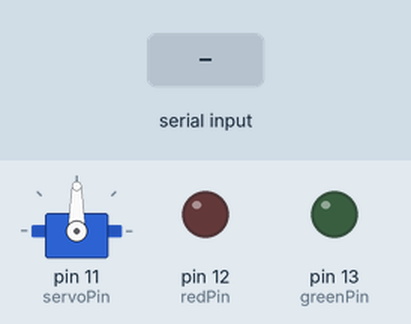
This sketch was run on a simulated Arduino Uno, built with avr-gcc and run on an emulated ATmega328P. Parts: servo, output pins drawn as LEDs (lit = HIGH). The inputs (shaded band) are chosen by the test bench.

Above: at 1.2 s.
1.3 s: "FAIYAZ" received over Serial
At 2.8 s:
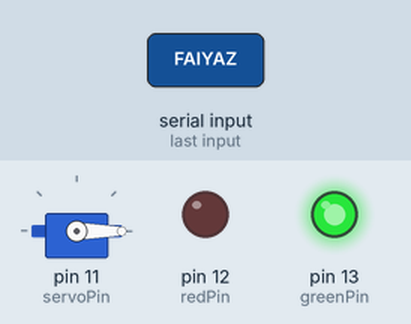
3.8 s: "1" received over Serial
At 5.7 s:
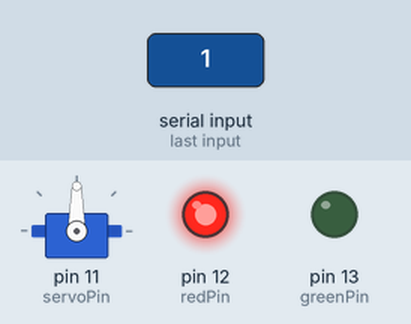
Timing chart, 0 to 7.2 s (numbered marks = the images above; inputs shaded):
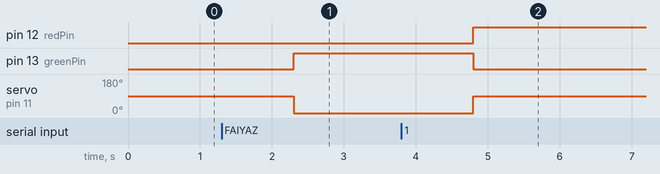

The sketch:

sketch_sep15a.ino
```cpp
#include <Servo.h>

const int redPin = 12;
const int greenPin = 13;
const int servoPin = 11;

Servo servo;

void setup() {
  Serial.begin(9600);
  pinMode(greenPin, OUTPUT);
  pinMode(redPin, OUTPUT);
  servo.attach(servoPin); // Attaching servo
}

void loop() {
  if (Serial.available() > 0){
    String msg = Serial.readString();

    if (msg == "FAIYAZ"){
      digitalWrite(greenPin, HIGH);
      digitalWrite(redPin, LOW);
      servo.write(0);

    }
    else{
      digitalWrite(greenPin, LOW);
      digitalWrite(redPin, HIGH);
      servo.write(90);
    }
  }
}
```

Measured:
- after the input at 1.3 s, pin 13 (greenPin): LOW → HIGH after 1.0 s; servo on pin 11 (servoPin): 90° → 0° after 1.0 s
- after the input at 3.8 s, pin 12 (redPin): LOW → HIGH after 1.0 s; pin 13 (greenPin): HIGH → LOW after 1.0 s; servo on pin 11 (servoPin): 0° → 90° after 1.0 s
